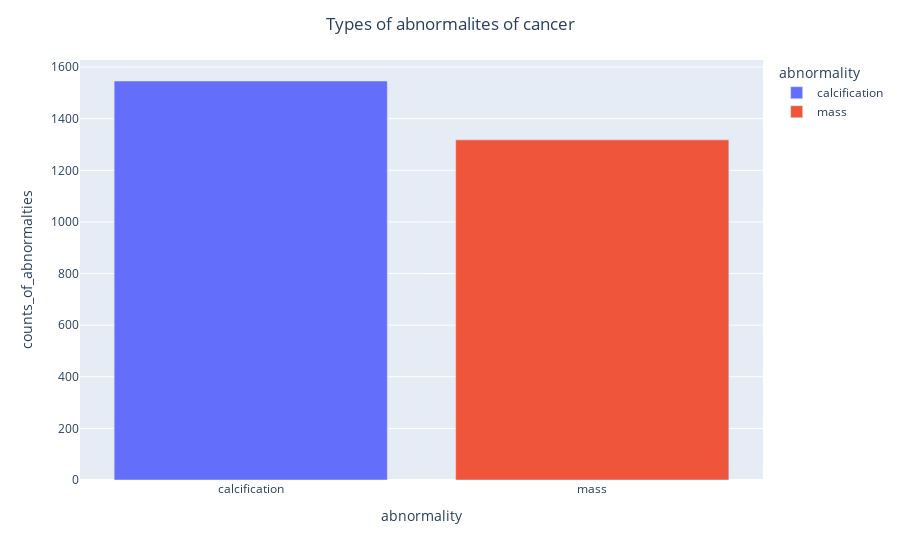

This figure's notebook cell:
### Code cell
bar_2 =px.bar(data_frame=data_insight_2, x = 'abnormality', y='counts_of_abnormalties', color = 'abnormality')
bar_2.update_layout(title_text='Types of abnormalites of cancer', title_x=0.5)
bar_2.show()

### Figure 1 — Plotly figure (JSON) as saved in the notebook; plotly's stock layout.template omitted (floating-point values rounded to 4 significant figures)
{"data": [{"hovertemplate": "abnormality=%{x}<br>counts_of_abnormalties=%{y}<extra></extra>", "legendgroup": "calcification", "marker": {"color": "#636efa", "pattern": {"shape": ""}}, "name": "calcification", "orientation": "v", "showlegend": true, "textposition": "auto", "type": "bar", "x": ["calcification"], "xaxis": "x", "y": [1546], "yaxis": "y"}, {"hovertemplate": "abnormality=%{x}<br>counts_of_abnormalties=%{y}<extra></extra>", "legendgroup": "mass", "marker": {"color": "#EF553B", "pattern": {"shape": ""}}, "name": "mass", "orientation": "v", "showlegend": true, "textposition": "auto", "type": "bar", "x": ["mass"], "xaxis": "x", "y": [1318], "yaxis": "y"}], "layout": {"barmode": "relative", "legend": {"title": {"text": "abnormality"}, "tracegroupgap": 0}, "margin": {"t": 60}, "title": {"text": "Types of abnormalites of cancer", "x": 0.5}, "xaxis": {"anchor": "y", "categoryarray": ["calcification", "mass"], "categoryorder": "array", "domain": [0, 1], "title": {"text": "abnormality"}}, "yaxis": {"anchor": "x", "domain": [0, 1], "title": {"text": "counts_of_abnormalties"}}}}
